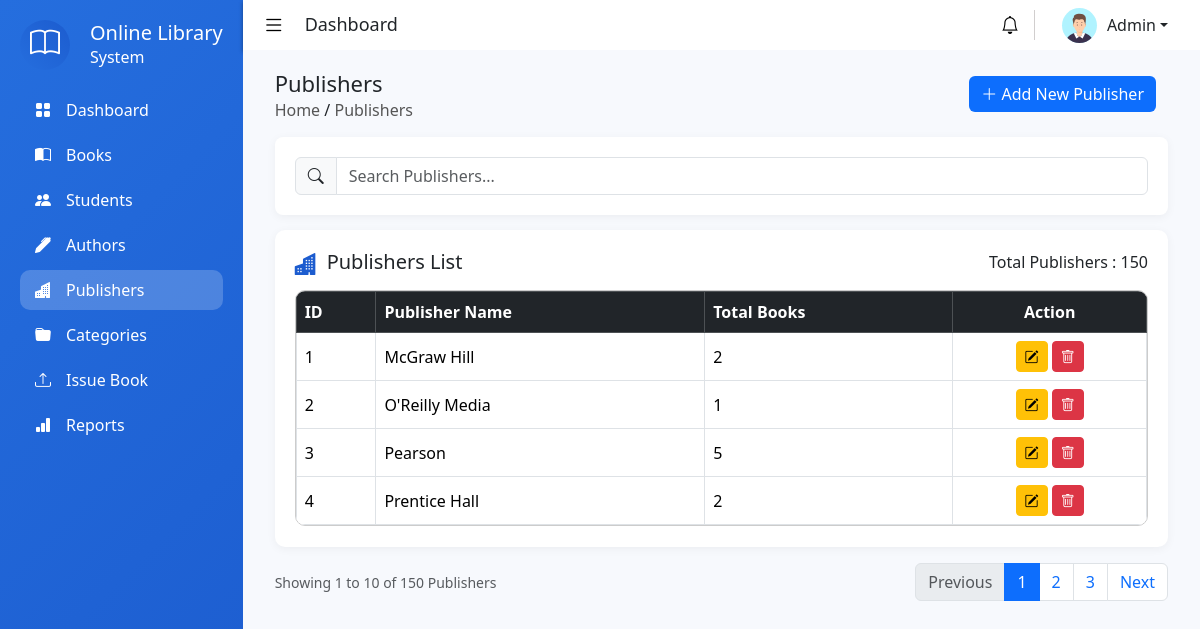
The page /admin/publishers.php (signed in) on the database its author committed.
### tables this page shows
CREATE TABLE `publisher` (
  `publisher_id` int(11) NOT NULL,
  `publisher_name` varchar(100) NOT NULL
);

### admin/publishers.php (the view, shortened to what this page needs)
<?php
require_once '../includes/db.php';
$query = "
    SELECT
        c.publisher_id,
        c.publisher_name,
        COUNT(b.book_id) AS total_books
    FROM publisher c
    LEFT JOIN book b
        ON c.publisher_id = b.publisher_id
    GROUP BY
        c.publisher_id,
        c.publisher_name
    ORDER BY
        c.publisher_name ASC
";
$result = $conn->query($query);
?>
<!DOCTYPE html>
<html lang="en">
<head>
    <link rel="stylesheet" href="https://cdn.jsdelivr.net/npm/bootstrap@5.3.8/dist/css/bootstrap.min.css">
    <link rel="stylesheet" href="https://cdn.jsdelivr.net/npm/bootstrap-icons@1.13.1/font/bootstrap-icons.min.css">
    <link rel="stylesheet" href="../assets/css/style.css">
</head>
<body>
    <div class="container-fluid m-0 p-0 d-flex">
        <?php include '../includes/sidebar.php'; ?>
        <div class="main-container flex-grow-1">
            <?php include '../includes/header.php'; ?>
            <main class="main-content">
                <div class="container-fluid">
                    <div class="page-header d-flex align-item-center justify-content-between">
                        <div class="title">
                            <h3>Publishers</h3>
                            <span>
                                <a href="dashboard.php">Home</a> /
                                <a href="publishers.php">Publishers</a>
                            </span>
                        </div>
                        <div class="btn">
                            <button id="addPublisherBtn" class="btn btn-primary" data-bs-toggle="modal" data-bs-target="#addPublisherModal">
                                <i class="bi bi-plus-lg"></i>
                                Add New Publisher
                            </button>
                        </div>
                    </div>
                    <div class="filter-card">
                        <div class="row g-3 align-items-end">
                            <div class="col-lg-12">
                                <div class="input-group">
                                    <span class="input-group-text">
                                        <i class="bi bi-search"></i>
                                    </span>
                                    <input
                                        type="text"
                                        class="form-control"
                                        placeholder="Search Publishers...">
                                </div>
                            </div>
                        </div>
                    </div>
                    <div class="table-card">
                        <div class="table-header">
                            <div class="d-flex align-item-center justify-content-between">
                                <h5 class="mb-0">
                                    <i class="bi bi-buildings-fill"></i>
                                    Publishers List
                                </h5>
                                <p class="text-dark">
                                    Total Publishers : 150
                                </p>
                            </div>
                        </div>
                        <div class="table-responsive">
                            <table class="table table-hover table-bordered align-middle mb-0">
                                <thead class="table-dark">
                                    <tr>
                                        <th>ID</th>
                                        <th>Publisher Name</th>
                                        <th>Total Books</th>
                                        <th class="text-center">Action</th>
                                    </tr>
                                </thead>
                                <tbody>
                                    <?php
                                    $sn = 1;
                                    while ($row = $result->fetch_assoc()) :
                                    ?>
                                        <tr>
                                            <td><?= $sn++ ?></td>
                                            <td><?= htmlspecialchars($row["publisher_name"]) ?></td>
                                            <td><?= $row["total_books"] ?></td>
                                            <td class="text-center">
                                                <button
                                                    class="btn btn-warning btn-sm edit-publisher"
                                                    data-id="<?= $row["publisher_id"] ?>">
                                                    <i class="bi bi-pencil-square"></i>
                                                </button>
                                                <button
                                                    class="btn btn-danger btn-sm delete-publisher"
                                                    data-id="<?= $row["publisher_id"] ?>"
                                                    data-name="<?= htmlspecialchars($row["publisher_name"]) ?>">
                                                    <i class="bi bi-trash"></i>
                                                </button>
                                            </td>
                                        </tr>
                                    <?php endwhile; ?>
                                </tbody>
                            </table>
                        </div>
                    </div>
                    <div class="pagination-card mt-3">
                        <div class="d-flex justify-content-between align-items-center flex-wrap">
                            <small class="text-muted">
                                Showing 1 to 10 of 150 Publishers
                            </small>
                            <nav>
                                <ul class="pagination mb-0">
                                    <li class="page-item disabled">
                                        <a class="page-link" href="#">
                                            Previous
                                        </a>
                                    </li>
                                    <li class="page-item active">
                                        <a class="page-link" href="#">
                                            1
                                        </a>
                                    </li>
                                    <li class="page-item">
                                        <a class="page-link" href="#">
                                            2
                                        </a>
                                    </li>
                                    <li class="page-item">
                                        <a class="page-link" href="#">
                                            3
                                        </a>
                                    </li>
                                    <li class="page-item">
                                        <a class="page-link" href="#">
                                            Next
                                        </a>
                                    </li>
                                </ul>
                            </nav>
                        </div>
                    </div>
                </div>
            </main>
        </div>
    </div>
</body>
</html>

### assets/css/style.css (style rules this page uses)
* { margin: 0; padding: 0; box-sizing: border-box; }
body { height: 100vh; overflow: hidden; }
.main-content { width: 100%; height: calc(100vh - 50px); padding: 20px; background-color: #f7f9fd; overflow-y: auto; }
.table-responsive { border: 1px solid #ccc; border-radius: 10px; margin-bottom: 20px; }
.main-content .page-header .title h3 { font-size: 22px; margin: 0 0 2px 0; }
.title span a { text-decoration: none; color: #555; }
.page-header .btn { border: none; }
.filter-card { margin: 15px 0; padding: 20px; background-color: #fff; border-radius: 8px; box-shadow: 0 2px 10px rgba(0, 0, 0, .05); }
.table-card { background-color: #fff; border-radius: 10px; padding: 20px 20px 1px 20px; box-shadow: 0 2px 10px rgba(0, 0, 0, .05); }
.table-header div h5 { display: flex; gap: 10px; }
.table-header div h5 i { color: #1c5ccf; font-size: 22px; }
.table th, .table td { vertical-align: middle; }
.table td:nth-child(4), .table td:nth-child(8), .table td:nth-child(9) { white-space: nowrap; }

### rows shown on the page
publisher: publisher_name "McGraw Hill", total_books "2"
publisher: publisher_name "O'Reilly Media", total_books "1"
publisher: publisher_name "Pearson", total_books "5"
publisher: publisher_name "Prentice Hall", total_books "2"
